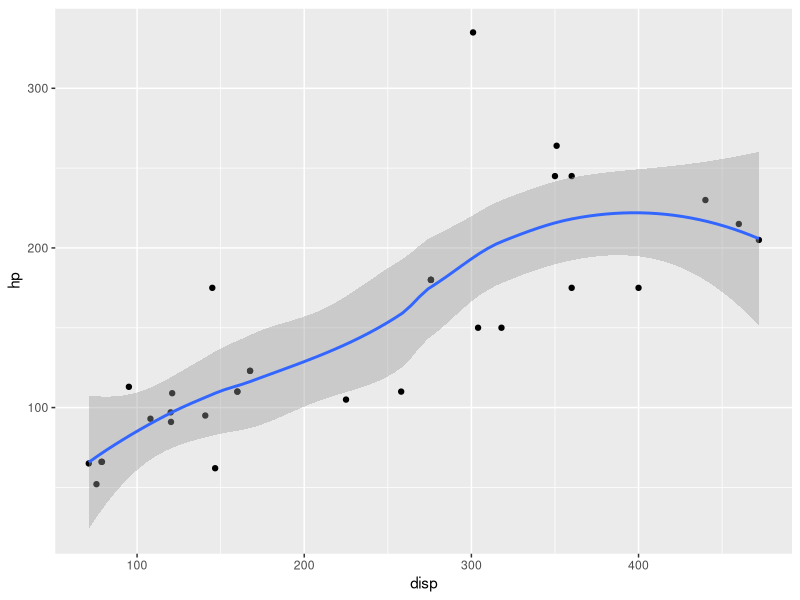
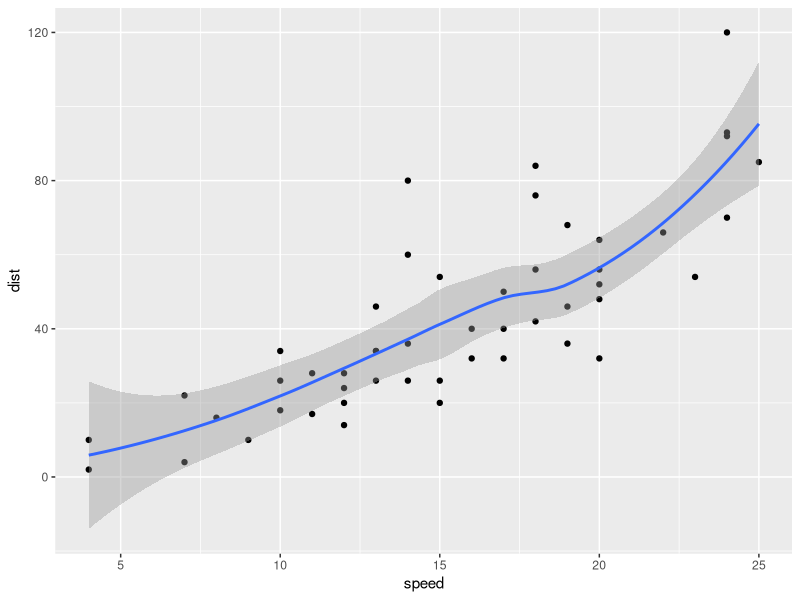

These figures' R source, in order:
## ---- chunk 1

# quick summary and plot
library(ggplot2)
summary(cars)
qplot(disp, hp, data = mtcars) + geom_smooth()
#qplot(speed, dist, data = cars) + geom_smooth()

## ---- chunk 2

# quick summary and plot
library(ggplot2)
summary(mtcars)
qplot(speed, dist, data = cars) + geom_smooth()

